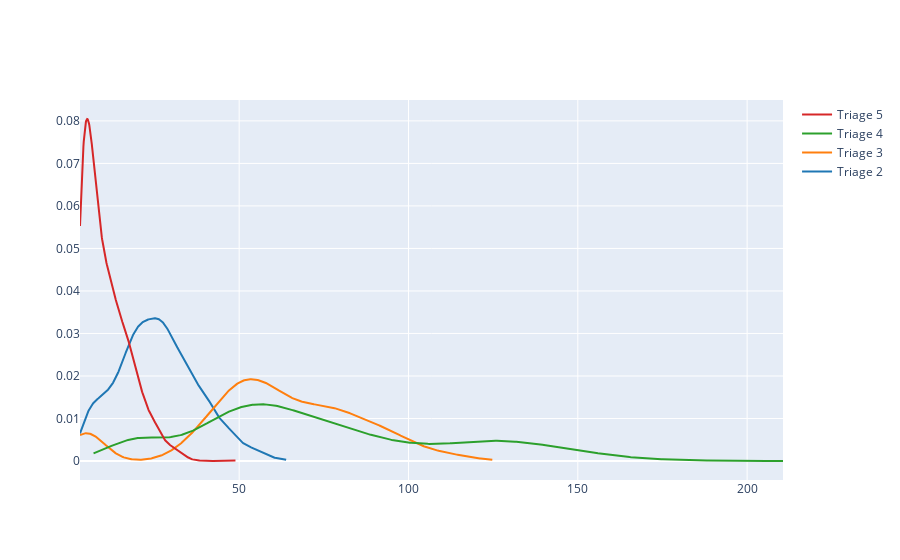

The notebook cell saved with this chart:
### Code cell
# Plot (Plotly kernel density extimation plots) the distribution of each triage category for each year for each hospital.

# Define a function to create and update kernel density estimation plots
def create_kde_plot(df, y_cols, X_title):
    fig = ff.create_distplot([df[col].dropna() for col in y_cols], y_cols, show_hist=False, show_rug=False)
    # fig.update_layout(
    #     legend=dict(orientation="h", yanchor="bottom", y=1.02, xanchor="center", x=0.5),
    #     height=fig.layout.height / 2 if fig.layout.height else 600,
    #     width=fig.layout.width * 6 if fig.layout.width else 1800,
    #     yaxis_title='Density',
    #     xaxis_title=X_title,
    #     template='plotly_white'
    # )
    fig.show()

create_kde_plot(hospital_df, ['Triage 2', 'Triage 3', 'Triage 4', 'Triage 5'], 'Triage Categories')

### Figure 1 — Plotly figure (JSON) as saved in the notebook; plotly's stock layout.template omitted (floating-point values rounded to 4 significant figures; data arrays with more than 128 entries replaced by an {"elided": "..."} marker saying what was removed)
{"data": [{"legendgroup": "Triage 2", "marker": {"color": "rgb(31, 119, 180)"}, "mode": "lines", "name": "Triage 2", "showlegend": true, "type": "scatter", "x": {"elided": "500 float values"}, "xaxis": "x", "y": {"elided": "500 float values"}, "yaxis": "y"}, {"legendgroup": "Triage 3", "marker": {"color": "rgb(255, 127, 14)"}, "mode": "lines", "name": "Triage 3", "showlegend": true, "type": "scatter", "x": {"elided": "500 float values"}, "xaxis": "x", "y": {"elided": "500 float values"}, "yaxis": "y"}, {"legendgroup": "Triage 4", "marker": {"color": "rgb(44, 160, 44)"}, "mode": "lines", "name": "Triage 4", "showlegend": true, "type": "scatter", "x": {"elided": "500 float values"}, "xaxis": "x", "y": {"elided": "500 float values"}, "yaxis": "y"}, {"legendgroup": "Triage 5", "marker": {"color": "rgb(214, 39, 40)"}, "mode": "lines", "name": "Triage 5", "showlegend": true, "type": "scatter", "x": {"elided": "500 float values"}, "xaxis": "x", "y": {"elided": "500 float values"}, "yaxis": "y"}], "layout": {"barmode": "overlay", "hovermode": "closest", "legend": {"traceorder": "reversed"}, "xaxis": {"anchor": "y2", "domain": [0, 1], "zeroline": false}, "yaxis": {"anchor": "free", "domain": [0, 1], "position": 0}}}
